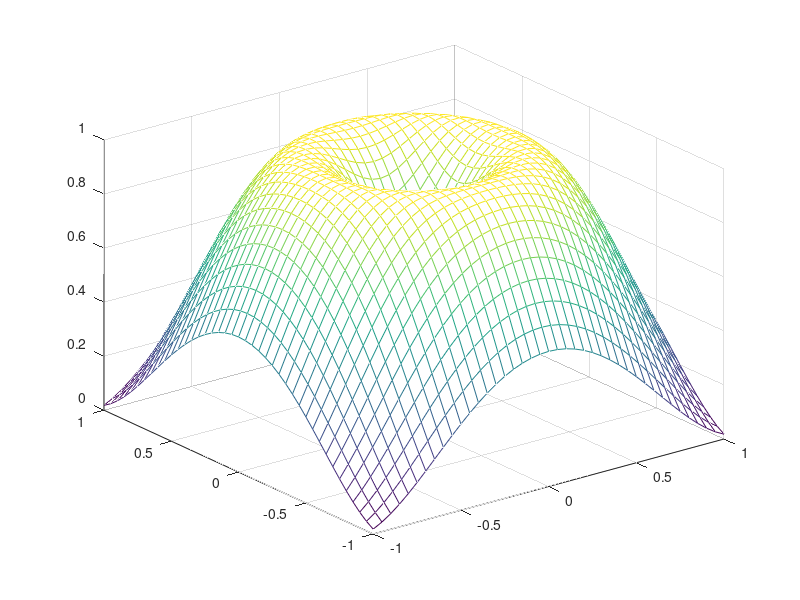

Reproduce this figure in MATLAB.
tx = ty = linspace (-1, 1, 41)';
[xx, yy] = meshgrid (tx, ty);
r = sqrt (xx .^ 2 + yy .^ 2) + eps;
tz = (0.5*sin (pi*r) + 0.5);
mesh (tx, ty, tz);